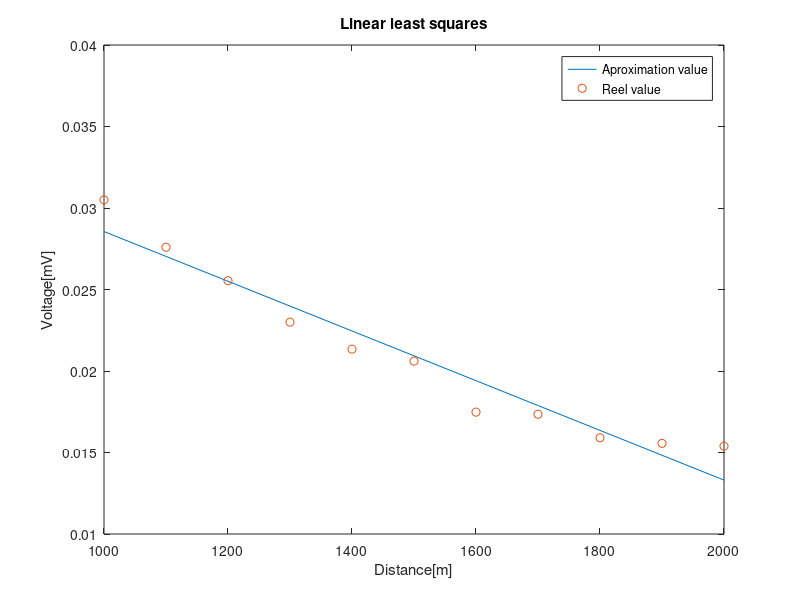
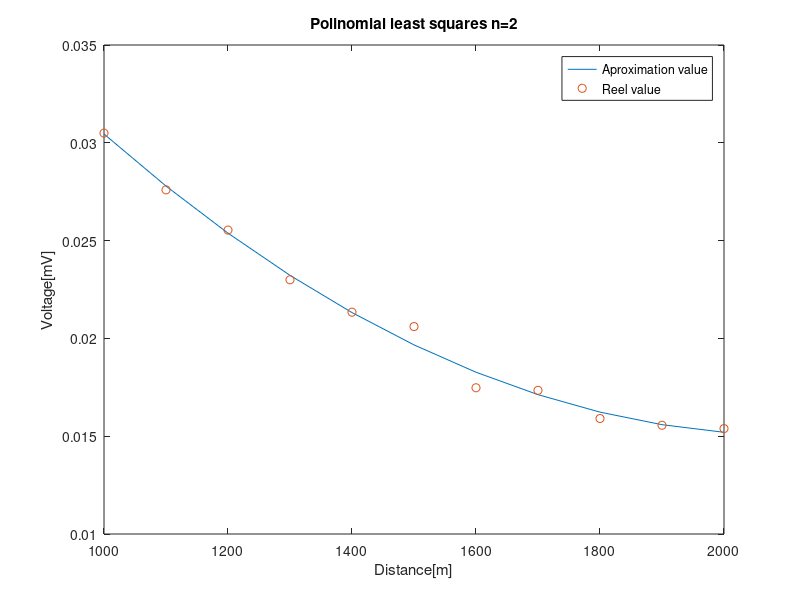
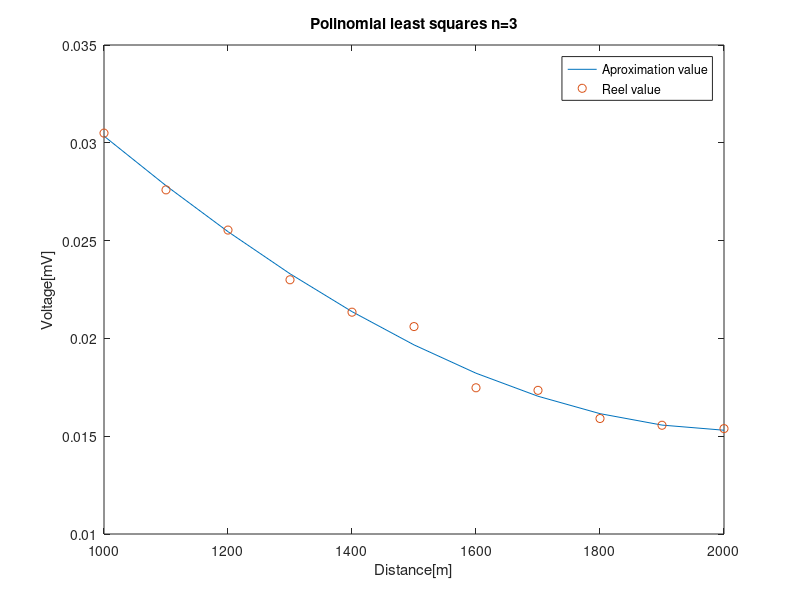

The MATLAB script that drew these images, in order:
clc
clear 

load pr5data.dat;
xi=pr5data(:,1);  yi=pr5data(:,2);
%Linear least squares
m=length(xi);
txi=0;
tyi=0;
txi2=0;
txiyi=0;
plsa0=0;
plsa1=0;
for i=1 : m
    txi=xi(i,1)+txi;
    tyi=yi(i,1)+tyi;
    txi2=(xi(i,1)^2)+txi2;
    txiyi=(xi(i,1)*yi(i,1))+txiyi;
end
plsa0=(txi2*tyi-txiyi*txi)/(m*txi2-(txi^2));
plsa1=(m*txiyi-txi*tyi)/(m*txi2-(txi^2));

plsPx = @ (x) plsa1*x+plsa0;
plsy=zeros(m,1);
for i=1 : m
   plsy(i,1)=plsPx(xi(i,1));
end
result1=zeros(m,1);
for i=1 : m
    result1(i,1)=yi(i,1)-plsy(i,1);
end
plot(xi,plsy);
hold on
plot(xi,yi,'o');
xlabel('Distance[m]');
ylabel('Voltage[mV]');
title('Linear least squares');
legend('Aproximation value','Reel value');

%polinomial least squares degree 2
txin=0;
txi2n=0;
txi3n=0;
txi4n=0;
txiyi2n=zeros(3,1);
plsa2=zeros(3,1);
n=0;
n1=2;
for i=1 : m
    txin=xi(i,1)+txin;
    txi2n=(xi(i,1)^2)+txi2n;
    txi3n=(xi(i,1)^3)+txi3n;
    txi4n=(xi(i,1)^4)+txi4n;
end
for n=0 : 2
for i=1 : m
    txiyi2n(n+1,1)=((xi(i,1)^n)*yi(i,1))+txiyi2n(n+1,1);
end
end
                         %equation system definition
%     plsa2(1,1)*m+plsa2(2,1)*txin+plsa2(3,1)*txi2n==txiyi2n(1,1);
%     plsa2(1,1)*txin+plsa2(2,1)*txi2n+plsa2(3,1)*txi3n==txiyi2n(2,1);
%     plsa2(1,1)*txi2n+plsa2(2,1)*txi3n+plsa2(3,1)*txi4n==txiyi2n(3,1);

lsd2_1=[m txin txi2n; txin txi2n txi3n; txi2n txi3n txi4n];
lsd2_2=[plsa2(1,1);plsa2(2,1);plsa2(3,1)];
lsd2_3=[txiyi2n(1,1);txiyi2n(2,1);txiyi2n(3,1)];

invlsd2=inv(lsd2_1);
lsd2_2=invlsd2*lsd2_3;

plsPx2 = @ (x) lsd2_2(3,1)*x^2+lsd2_2(2,1)*x+lsd2_2(1,1);
plsy2=zeros(m,1);
for i=1 : m
   plsy2(i,1)=plsPx2(xi(i,1));
end
result2=zeros(m,1);
for i=1 : m
    result2(i,1)=yi(i,1)-plsy2(i,1);
end
figure
plot(xi,plsy2);
hold on
plot(xi,yi,'o');
xlabel('Distance[m]');
ylabel('Voltage[mV]');
title('Polinomial least squares n=2');
legend('Aproximation value','Reel value');

%polinomial least squares degree 3
txin=0;
txi2n=0;
txi3n=0;
txi4n=0;
txi5n=0;
txi6n=0;
txiyi3n=zeros(4,1);
plsa3=zeros(4,1);
n=0;
n2=3;
for i=1 : m
    txin=xi(i,1)+txin;
    txi2n=(xi(i,1)^2)+txi2n;
    txi3n=(xi(i,1)^3)+txi3n;
    txi4n=(xi(i,1)^4)+txi4n;
    txi5n=(xi(i,1)^5)+txi5n;
    txi6n=(xi(i,1)^6)+txi6n;
end
for n=0 : 3
for i=1 : m
        txiyi3n(n+1,1)=((xi(i,1)^n)*yi(i,1))+txiyi3n(n+1,1);
end
end
                                %equation system definition
%     plsa3(1,1)*m+plsa3(2,1)*txin+plsa3(3,1)*txi2n+plsa3(4,1)*txi3n==txiyi3n(1,1);
%     plsa3(1,1)*txin+plsa3(2,1)*txi2n+plsa3(3,1)*txi3n+plsa3(4,1)*txi4n==txiyi3n(2,1);
%     plsa3(1,1)*txi2n+plsa3(2,1)*txi3n+plsa3(3,1)*txi4n+plsa3(4,1)*txi5n==txiyi3n(3,1);
%     plsa3(1,1)*txi3n+plsa3(2,1)*txi4n+plsa3(3,1)*txi5n+plsa3(4,1)*txi6n==txiyi3n(4,1);

lsd3_1=[m txin txi2n txi3n; txin txi2n txi3n txi4n; txi2n txi3n txi4n txi5n ; txi3n txi4n txi5n txi6n];
lsd3_2=[plsa3(1,1);plsa3(2,1);plsa3(3,1);plsa3(4,1)];
lsd3_3=[txiyi3n(1,1);txiyi3n(2,1);txiyi3n(3,1);txiyi3n(4,1)];

invlsd3=inv(lsd3_1);
lsd3_2=invlsd3*lsd3_3;

plsPx3 = @ (x) lsd3_2(4,1)*x^3+lsd3_2(3,1)*x^2+lsd3_2(2,1)*x+lsd3_2(1,1);
plsy3=zeros(m,1);
for i=1 : m
   plsy3(i,1)=plsPx3(xi(i,1));
end
result3=zeros(m,1);
for i=1 : m
    result3(i,1)=yi(i,1)-plsy3(i,1);
end
figure
plot(xi,plsy3);
hold on
plot(xi,yi,'o');
xlabel('Distance[m]');
ylabel('Voltage[mV]');
title('Polinomial least squares n=3');
legend('Aproximation value','Reel value');